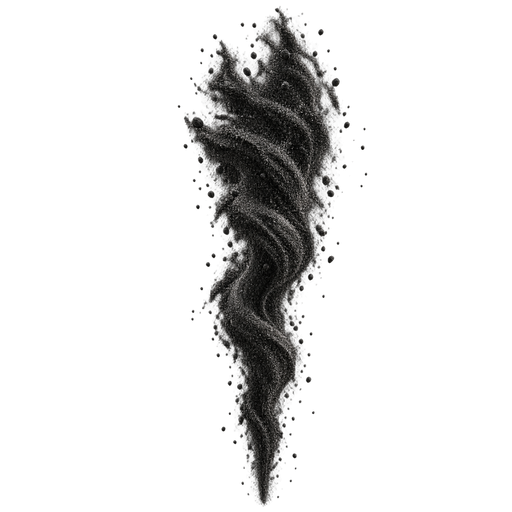
#> input picture scripts/r1300/kair10-black-sand-column-v1-runtime512.png, 512 x 512 px, found by its file name
$ python r1300-sand-geyser.py
#> lines starting #> are read from the running program, lines starting #| are printed output that depends on the picture
#!/usr/bin/env python3
"""R1300 붕괴 의식장 보스방 기둥 — 검은 모래 솟구침 프레임 시트.
원본: 드라이브 'kair10-black-sand-column-v1-runtime512.png'(2026-11-02, 붕괴 의식장 검은 모래 기둥 정지 참고 그림, 투명 배경) 사본
      scripts/r1300/kair10-black-sand-column-v1-runtime512.png
처리: 그림 자체를 쓰고(코드로 그린 선·원 없음) 모래 결을 위로 흘려 12프레임 루프를 만든다.
      · 결: 원본 기둥 몸통의 빽빽한 구간을 이음새 없는 세로 띠로 만들어 프레임마다 1/12 씩 위로 흘림(루프) + 높이에 따라 좌우로 살짝 휘감음
      · 모양: 원본 실루엣(조금 부풀림)을 그대로 틀로 써서 기둥 모양은 유지, 밑동(기둥 머리)과 꼭대기(하늘)는 옅게 사라짐
출력: r96/runtime-text/assets/r1300/sand-geyser.webp (칸 192×384, 6열×2행, 12프레임)
"""
import sys, numpy as np
from PIL import Image, ImageFilter
SRC='scripts/r1300/kair10-black-sand-column-v1-runtime512.png'
OUT='r96/runtime-text/assets/r1300/sand-geyser.webp'
N,COLS,CW,CH=12,6,192,384
im=Image.open(SRC).convert('RGBA')
#> im is the input picture: PIL image 512x512 RGBA; mean R, G, B, A 8.5, 8.3, 8, 33.6
a=np.array(im)
ys,xs=np.where(a[:,:,3]>8)
x0,x1,y0,y1=xs.min()-8,xs.max()+9,max(0,ys.min()-4),min(a.shape[0],ys.max()+5)
#> x0 = 169; x1 = 376; y0 = 2; y1 = 511
crop=im.crop((x0,y0,x1,y1))
crop=crop.resize((CW,CH),Image.LANCZOS)
#> crop: PIL image 192x384 RGBA
c=np.array(crop).astype(np.float32)
mask=np.array(crop.split()[3].filter(ImageFilter.MaxFilter(7)).filter(ImageFilter.GaussianBlur(5))).astype(np.float32)/255
yy=np.arange(CH)[:,None].astype(np.float32);xx=np.arange(CW)[None,:].astype(np.float32)
fade=np.clip((CH-1-yy)/(CH*.07),0,1)*np.clip(yy/(CH*.2),0,1)
# 결 띠: 기둥 몸통 가운데(빽빽한 구간)를 잘라 위아래 끝을 겹쳐 이음새 없는 세로 띠로 만든다
a0=c[:,:,3]/255;cx=CW/2
r0,r1=int(CH*.18),int(CH*.70);band=c[r0:r1].copy();BH=band.shape[0];OV=int(BH*.25)
#> after `BH = band.shape[0]`: BH = 199
#> after `OV = int(BH * 0.25)`: OV = 49
w=np.linspace(0,1,OV)[:,None,None]
#> w = 49 values from 0 to 1
band[:OV]=band[:OV]*w+band[BH-OV:]*(1-w);band=band[:BH-OV];BH=band.shape[0]
#> after `band[:OV] = band[:OV] * w + band[BH - OV:] * (1 - w)`:
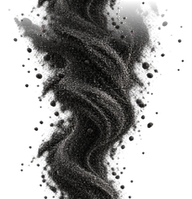
#> band: shape (199, 192, 4) float32; mean R, G, B, A 25.9, 25.2, 24.2, 108.8; transparent parts drawn white
#> after `band = band[:BH - OV]`:
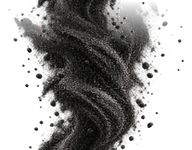
#> band: shape (150, 192, 4) float32; mean R, G, B, A 27.4, 26.7, 25.6, 116.5; transparent parts drawn white
#> after `BH = band.shape[0]`: BH = 150
# 띠의 줄마다 폭(가운데 기준) — 줄 폭이 다른 곳에 옮겨 붙일 때 좌우로 늘이고 줄임
def half(al):
    xs=np.where(al>.15)[0];return max(6.0,(xs.max()-xs.min())/2) if len(xs) else 6.0
#> after `xs = np.where(al > 0.15)[0]`: xs = 79 values from 38 to 116
bw=np.median([half(band[i,:,3]/255) for i in range(BH)])
#> bw = 55.75
rw=np.array([half(mask[i]) for i in range(CH)])
#> rw = 384 values, max 90 at index 93, min 10 at index 383, mean 57.74
sheet=Image.new('RGBA',(CW*COLS,CH*((N+COLS-1)//COLS)),(0,0,0,0))
#> sheet: PIL image 1152x768 RGBA; every value is 0
for k in range(N):
    p=k/N
    sy=((yy+p*BH)%BH).astype(int).repeat(CW,1)          # 결이 위로 흐름(12프레임에 띠 한 바퀴)
    sw=5*np.sin(2*np.pi*(yy/150.0+p))*(1-yy/CH*.5)      # 휘감김
    sx=cx+(xx-cx+sw)*(bw/rw[:,None])
    ix=np.clip(np.rint(sx).astype(int),0,CW-1)
    t=band[sy,ix]
    alpha=mask*np.clip(.25+.95*t[:,:,3]/255,0,1)*fade*255
    rgb=t[:,:,:3]
    fr=np.dstack([np.clip(rgb,0,255),np.clip(alpha,0,255)]).astype(np.uint8)
    sheet.paste(Image.fromarray(fr,'RGBA'),((k%COLS)*CW,(k//COLS)*CH))
#> this loop made 12 passes
#> pass 1, `ix=np.clip(np.rint(sx).astype(int),0,CW-1)`:
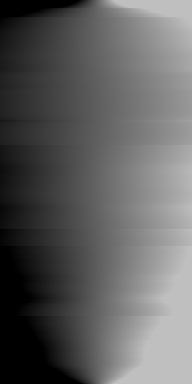
#> ix: shape (384, 192) int64; min 0, max 191, mean 96
#> after the loop:
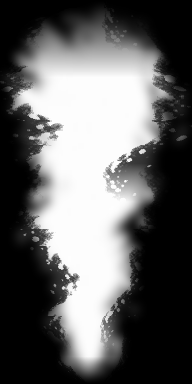
#> alpha: shape (384, 192) float32; min 0, max 254, mean 99.2
#> after the loop:
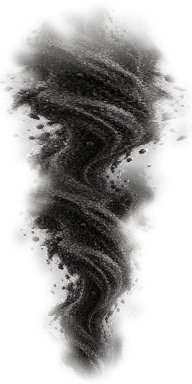
#> fr: shape (384, 192, 4); mean R, G, B, A 28.2, 27.4, 26.3, 99; transparent parts drawn white
#> after the loop:
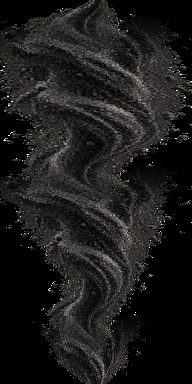
#> rgb: shape (384, 192, 3) float32; mean R, G, B 28.3, 27.5, 26.4
#> after the loop:
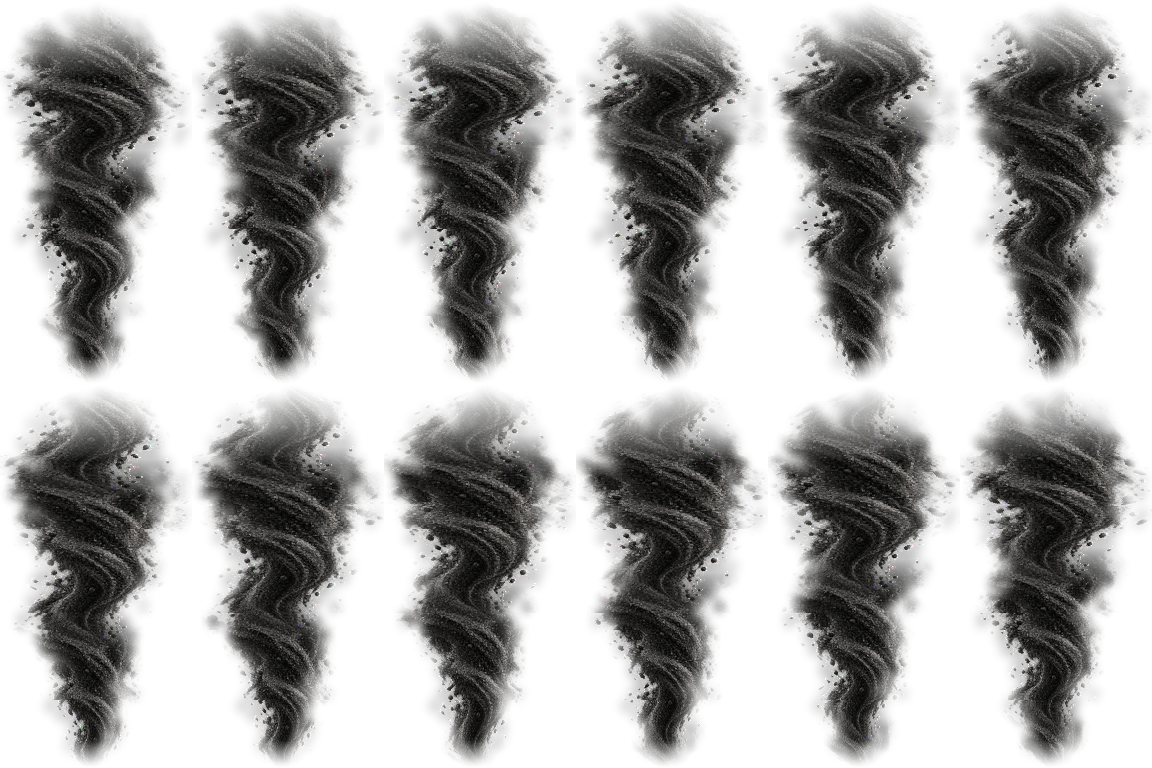
#> sheet: PIL image 1152x768 RGBA; mean R, G, B, A 27.8, 27, 25.9, 98.4; transparent parts drawn white
sheet.save(OUT,'WEBP',quality=88,method=6)
print(OUT,sheet.size)
#| r96/runtime-text/assets/r1300/sand-geyser.webp (1152, 768)
